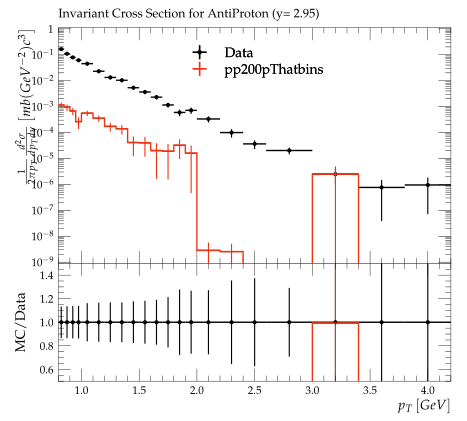

Python code for this plot:
#! /usr/bin/env python3

# This Python script was auto-generated using YODA v2.1.0.
# Analysis object: /BRAHMS_2007_I742956/d06-x01-y01
# Timestamp: 08-10-2025 (02:59:01)

import matplotlib as mpl
import matplotlib.pyplot as plt
mpl.use('Agg') # comment out for interactive use
import os
import numpy as np
from numpy import nan, inf

plotDir = os.path.split(os.path.realpath(__file__))[0]
if 'YODA_USER_PLOT_PATH' in globals():
    plot_outdir = globals()['YODA_USER_PLOT_PATH']
else:
    plot_outdir = plotDir

#plot style
plt.style.use(os.path.join(plotDir, '../default.mplstyle'))
# plot metadata
figW, figH = plt.rcParams['figure.figsize']
ax_xLabel = r'$p_T \left[GeV\right]$'
ax_yLabel = r'$\frac{1}{2\pi{p_{T}}}\frac{d^2\sigma}{dp_{T}dy}\left[mb(GeV^{-2})c^3\right]$'
ax_title  = r'Invariant Cross Section for AntiProton (y= 2.95)'
ax_xScale = 'linear'
ax_yScale = 'log'
xLims = (0.8, 4.2)
yLims = (9.000000000000001e-10, 1.1)

# TeX-friendly labels for the legend
labels = {
    'legend' : ([ r"Data", r"pp200pThatbins" ], r""),
}

# Adjust canvas width and height
canvasW = 10.0
canvasH = 9.0
figW *= canvasW/10.
figH *= canvasH/9.

# Create figure and axis objects
fig, (ax, ratio0_ax) = plt.subplots(2, 1, sharex=True,
                  figsize=(figW,figH), gridspec_kw={'height_ratios': (6.0, 3.0)})

# Set figure margins
plt.subplots_adjust(
    left   = 1.0 * plt.rcParams['figure.subplot.left'],
    right  = 1.0 * plt.rcParams['figure.subplot.right'],
    top    = 1.0 * plt.rcParams['figure.subplot.top'],
    bottom = 1.0 * plt.rcParams['figure.subplot.bottom'])

ratio0_ax.yaxis.set_major_locator(mpl.ticker.MultipleLocator(0.2))
ratio0_ax.set_ylim(0.5, 1.4999)
ratio0_ax.set_ylabel('MC/Data')

# the numerical data is stored in a separate file
dataf = dict()
prefix = os.path.split(__file__)[0]
if prefix:    prefix = prefix + '/'
exec(open(prefix+'d06-x01-y01__data.py').read(), dataf)


legend_handles = dict() # keep track of handles for the legend

# style options for curves
# starts at zorder>=5 to draw curve on top of legend
styles = {
  'Data': {
    'color' : 'black',
    'linestyle' : '-',
    'linewidth' : 1,
    'marker' : 'o',
    'markersize' : 2,
    'capsize' : 0.0,
    'zorder' : 5,
    'histstyle' : 0,
    'drawstyle' : 'steps-pre',
    'xerrorbars' : 1,
    'yerrorbars' : 1,
    'fillcolor' : None,
    'fillopacity' : 1.0,
    'ratio0_linestyle' : '-',
    'ratio0_linewidth' : 1,
    'ratio0_marker' : 'o',
    'ratio0_markersize' : 2,
    'ratio0_capsize' : 0.0,
    'ratio0_zorder' : 5,
    'ratio0_histstyle' : 0,
    'ratio0_drawstyle' : 'steps-pre',
    'ratio0_xerrorbars' : 1,
    'ratio0_yerrorbars' : 1,
  },
  'pp200pThatbins.yoda': {
    'color' : '#EE3311',
    'linestyle' : '-',
    'linewidth' : 1,
    'marker' : 'none',
    'markersize' : 2,
    'capsize' : 0.0,
    'zorder' : 6,
    'histstyle' : 1,
    'drawstyle' : 'steps-pre',
    'xerrorbars' : 1,
    'yerrorbars' : 1,
    'fillcolor' : None,
    'fillopacity' : 1.0,
    'ratio0_linestyle' : '-',
    'ratio0_linewidth' : 1,
    'ratio0_marker' : 'none',
    'ratio0_markersize' : 2,
    'ratio0_capsize' : 0.0,
    'ratio0_zorder' : 6,
    'ratio0_histstyle' : 1,
    'ratio0_drawstyle' : 'steps-pre',
    'ratio0_xerrorbars' : 1,
    'ratio0_yerrorbars' : 1,
  },
}

# curve from input yoda files in main panel
for label, yvals in dataf['yvals'].items():
    if all(np.isnan(v) for v in dataf['yvals'][label]):
        continue
    tmp = None
    if styles[label]['histstyle']: # draw as histogram
        xpos = dataf['xedges'][label] if styles[label]['drawstyle'] else dataf['xpoints'][label]
        ypos = np.insert(yvals, 0, yvals[0]) if styles[label]['drawstyle'] else yvals
        if styles[label]['fillcolor']: # fill area below curve
            ax.fill_between(xpos, ypos, step='pre',
                            color=styles[label]['fillcolor'],
                            alpha=styles[label]['fillopacity'])
        tmp, = ax.plot(xpos, ypos,
                       color=styles[label]['color'],
                       linestyle=styles[label]['linestyle'],
                       linewidth=styles[label]['linewidth'],
                       drawstyle=styles[label]['drawstyle'], solid_joinstyle='miter',
                       zorder=styles[label]['zorder'], label=label)
    tmp = ax.errorbar(dataf['xpoints'][label], yvals,
                      xerr=np.array(dataf['xerrs'][label])*styles[label]['xerrorbars'],
                      yerr=np.array(dataf['yerrs'][label])*styles[label]['yerrorbars'],
                      fmt=styles[label]['marker'], capsize=styles[label]['capsize'],
                      markersize=styles[label]['markersize'],
                      ecolor=styles[label]['color'],
                      color=styles[label]['color'], zorder=styles[label]['zorder'])
    tmp[-1][0].set_linestyle(styles[label]['linestyle'])
    tmp[-1][0].set_linewidth(styles[label]['linewidth'])
    if label in dataf['add_legend_handle']:  legend_handles[label] = tmp
    for varLabel in dataf['variation_yvals'].keys():
        if varLabel.startswith(label):
            tmp, = ax.plot(dataf['xedges'][label], dataf['variation_yvals'][varLabel],
                           color=styles[label]['color'],
                           linestyle=styles[label]['linestyle'],
                           linewidth=styles[label]['linewidth'],
                           drawstyle='steps-pre', solid_joinstyle='miter',
                           zorder=styles[label]['zorder'], alpha=0.5)


# plots on ratio panel
# curve from input yoda files in ratio panel
for label, yvals in dataf['ratio0_yvals'].items():
    if all(np.isnan(v) for v in yvals):
        continue
    if styles[label]['ratio0_histstyle']: # plot as histogram
        xpos = dataf['xedges']['Data'] if styles[label]['ratio0_drawstyle'] else dataf['xpoints']['Data']
        ypos = np.insert(yvals, 0, yvals[0]) if styles[label]['ratio0_drawstyle'] else yvals
        ratio0_ax.plot(xpos, ypos,
                       color=styles[label]['color'],
                       linewidth=styles[label]['linewidth'],
                       linestyle=styles[label]['ratio0_linestyle'],
                       drawstyle=styles[label]['ratio0_drawstyle'], zorder=styles[label]['zorder'],
                       solid_joinstyle='miter')
    tmp = ratio0_ax.errorbar(dataf['xpoints']['Data'], yvals,
                             xerr=np.array(dataf['ref_xerrs'])*styles[label]['ratio0_xerrorbars'],
                             yerr=np.array(dataf['ratio0_yerrs'][label])*styles[label]['ratio0_yerrorbars'],
                             fmt=styles[label]['ratio0_marker'], capsize=styles[label]['ratio0_capsize'],
                             markersize=styles[label]['ratio0_markersize'],
                             ecolor=styles[label]['color'],
                             color=styles[label]['color'])
    tmp[-1][0].set_linestyle(styles[label]['ratio0_linestyle'])
    tmp[-1][0].set_linewidth(styles[label]['ratio0_linewidth'])

    for varlabel in dataf['ratio0_variation_vals'].keys():
        if varlabel.startswith(label):
            ratio0_ax.plot(dataf['xedges']['Data'],
                            dataf['ratio0_variation_vals'][varlabel],
                            color=styles[label]['color'],
                            linestyle=styles[label]['linestyle'],
                            linewidth=styles[label]['linewidth'],
                            drawstyle='steps-pre', solid_joinstyle='miter',
                            zorder=1, alpha=0.5)

legend_items = list(legend_handles.values())
ax.add_artist(ax.legend(legend_items,
                        labels['legend'][0],
                        title=labels['legend'][1],
                        alignment='left',
                        loc='upper center',
                        bbox_to_anchor=(0.5, 0.97)))

# set plot metadata as defined above
ratio0_ax.set_xlabel(ax_xLabel)
ratio0_ax.xaxis.set_label_coords(1., -0.15)
ax.set_ylabel(ax_yLabel, ha='right', va='top')
ax.yaxis.set_label_coords(-0.11, 1.0)
ax.set_title(ax_title, loc='left')
ax.set_xscale(ax_xScale)
ax.set_yscale(ax_yScale)
ax.set_xlim(xLims)
ax.set_ylim(yLims)

# tick formatting
plt.rcParams['xtick.top'] = True
plt.rcParams['ytick.right'] = True
ax.yaxis.set_major_locator(mpl.ticker.LogLocator(base=10.0, numticks=np.inf))
ax.yaxis.set_minor_locator(mpl.ticker.LogLocator(
                           base=10.0, subs=np.arange(0.1, 1, 0.1), numticks=np.inf))
fig.align_ylabels((ax, ratio0_ax))
plt.savefig(os.path.join(plot_outdir, 'd06-x01-y01.pdf'), format='PDF')
plt.savefig(os.path.join(plot_outdir, 'd06-x01-y01.png'), format='PNG')

plt.close(fig)
